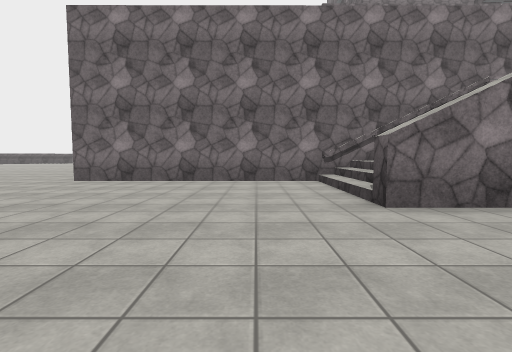
view 1 (above)

23 first-person views from a walk through a scene from a Unity 3-D project. The camera is 1.2 m above the floor, tilts 4° down and sees 85° across. The floor is counted in squares, 2 m on a side. Each view is taken from the middle of a square. On the plan, view 1 faces up. The plan holds only what a view shows up to about 9 squares ahead; the rest is blank. The place goes on beyond the plan. Surface patterns are stand-ins for the level's own textures.

view 2
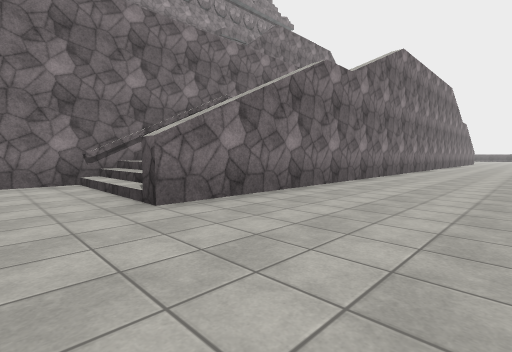

view 3
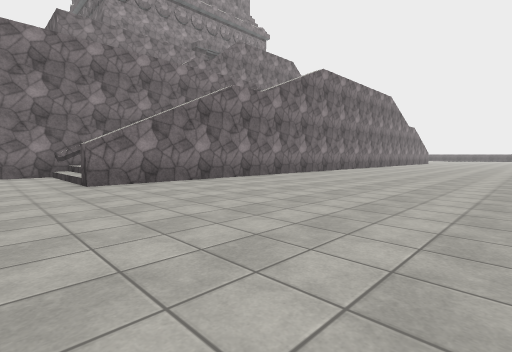

view 4
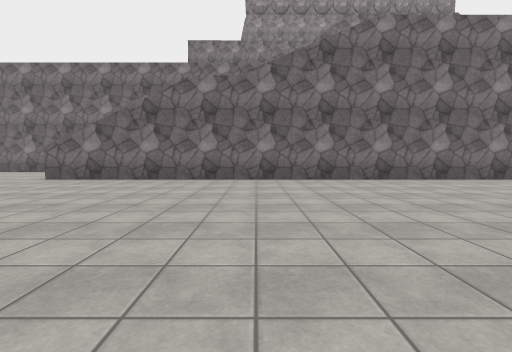

view 5
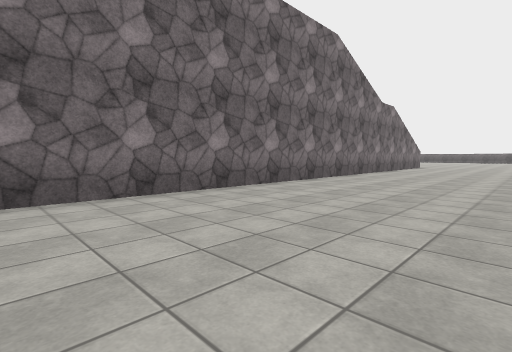

view 6
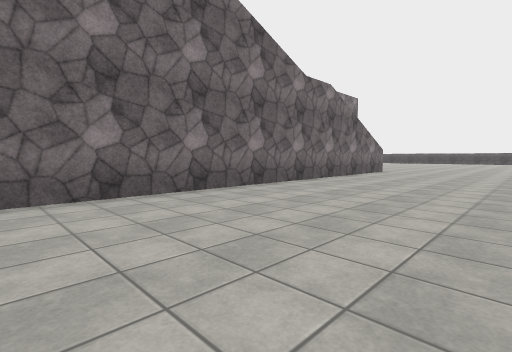

view 7
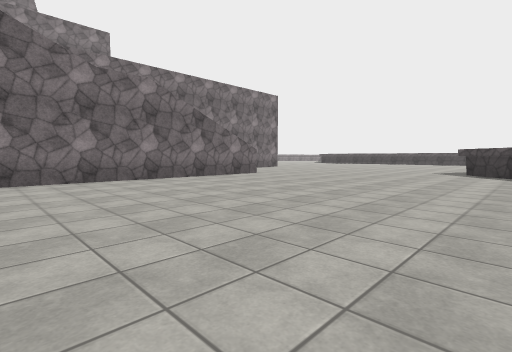

view 8
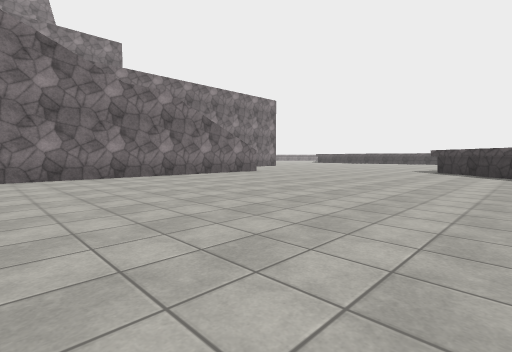

view 9
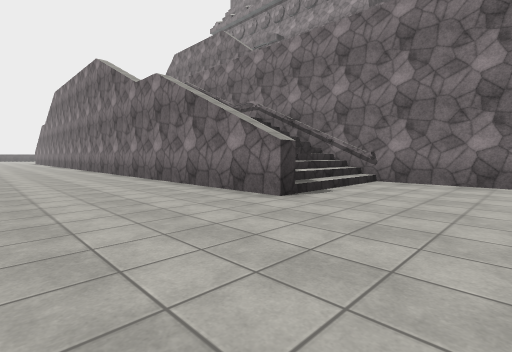

view 10
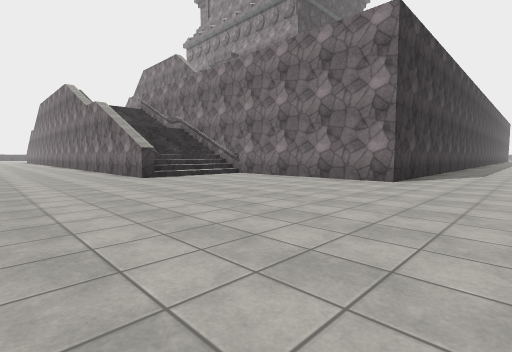

view 11
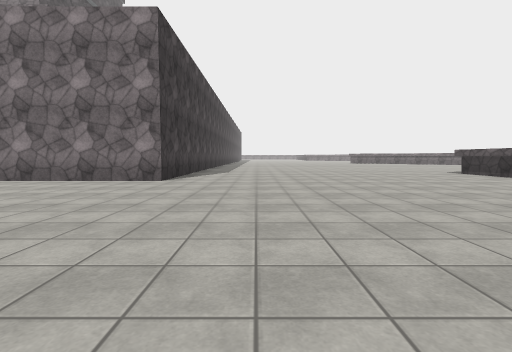

view 12
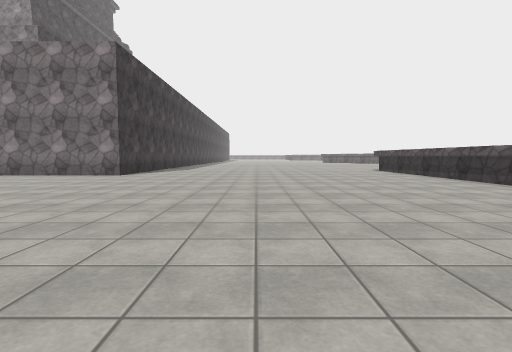

view 13
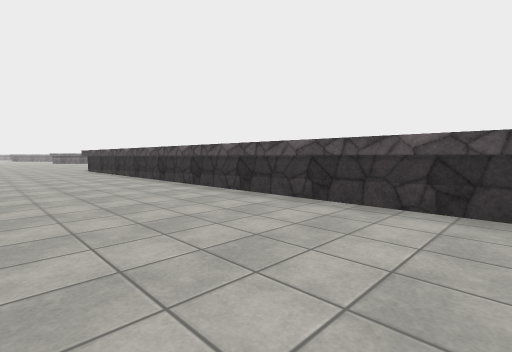

view 14
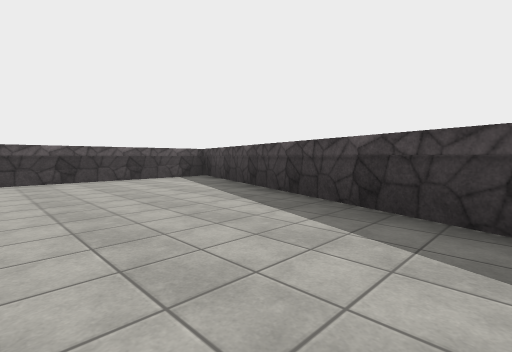

view 15
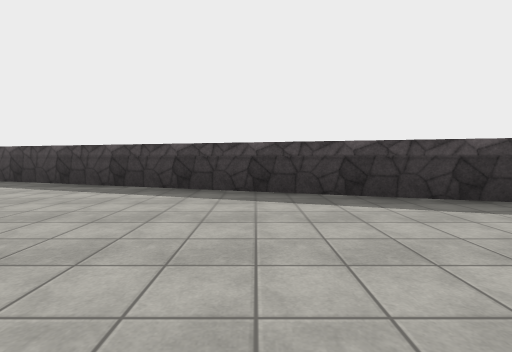

view 16
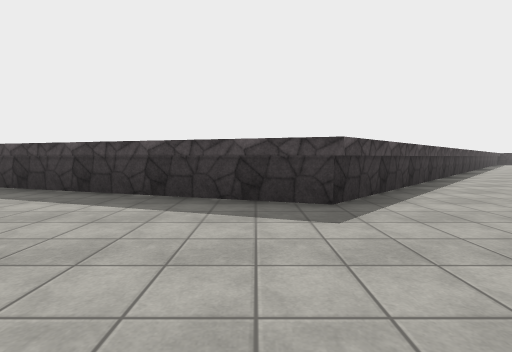

view 17
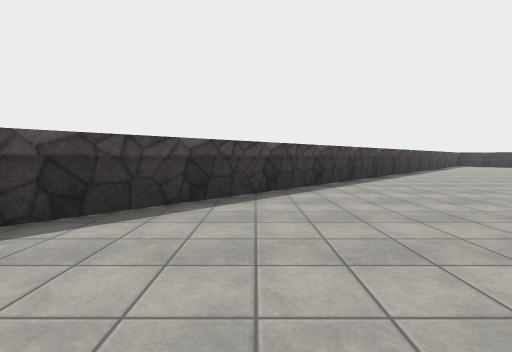

view 18
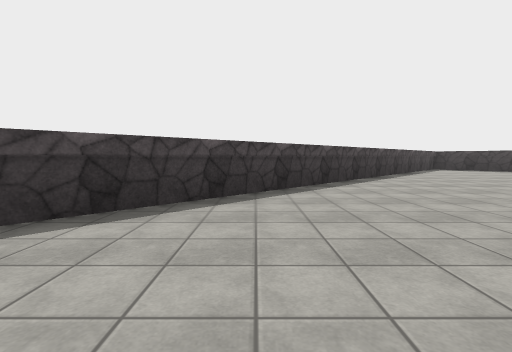

view 19
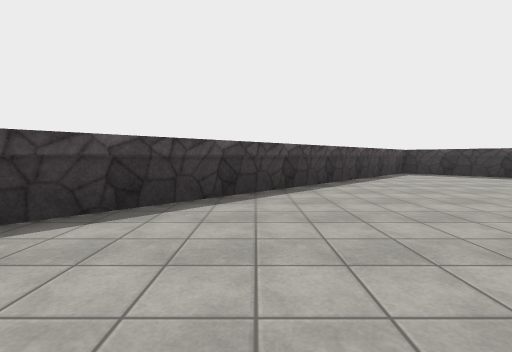

view 20
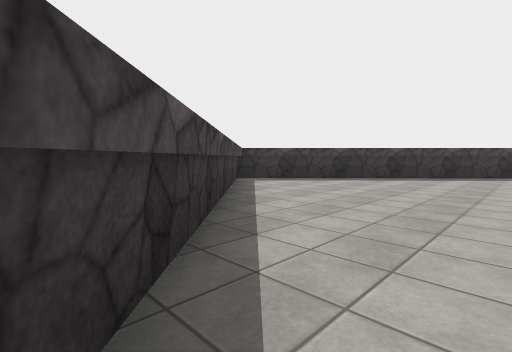

view 21
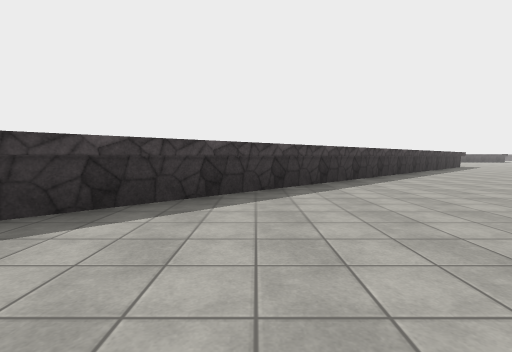

view 22
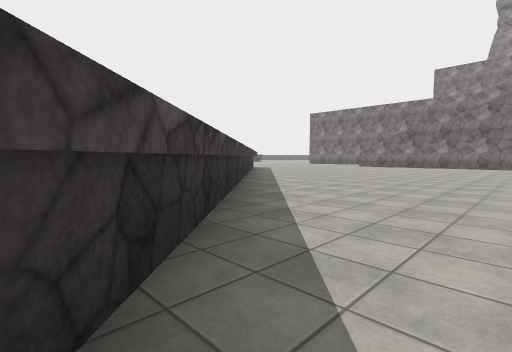

view 23
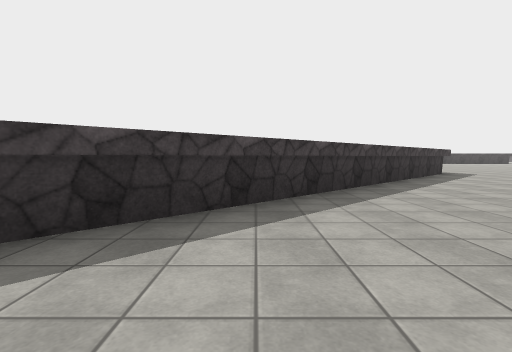

### Floor plan
Points are (right, up) in squares from view 1. A wall is a line through its corners. A room is listed if a view was taken in it or the views show most of it. See-through windows are left out.
Room 1 (views 1, 2, 3, 4, 5, 6, 7, 8, 9, 10, 11, 12, 13, 14, 15, 16, 17, 18, 19, 20, 21, 22, 23)
walls: (26.3, 3.9) (26.3, 3.2) (1.5, 3.2) (1.5, 4.5); (26.2, 6.6) (24.4, 6.6); (14.5, -18.2) (30.1, -2.3) (41.4, -6.1) (41.2, 7.1); (3, 6.8) (-4.5, 6.8); (2.7, 6.6) (1.5, 6.6); (31.7, 10.5) (31.7, 6.9) (23.2, 6.8); (-1.1, -3.1) (13.8, -18.9); (41.1, 7.7) (41.1, 9.1)
low walls: (24.4, 6.6) (24.4, 6.1); (2.3, 5.4) (2.3, 6.9); (2.7, 6.2) (2.7, 6.6)

Where each view was taken, in squares from view 1:
view 1: 0 up, 0 right, facing up
view 2: 0 up, 0 right, facing up-right
view 3: 3 down, 0 right, facing up-right
view 4: 4 down, 7 right, facing up
view 5: 1 down, 10 right, facing up-right
view 6: 1 down, 15 right, facing up-right
view 7: 4 down, 19 right, facing up-right
view 8: 5 down, 18 right, facing up-right
view 9: 0 up, 29 right, facing up-left
view 10: 0 up, 34 right, facing up-left
view 11: 0 up, 34 right, facing up
view 12: 2 down, 36 right, facing up
view 13: 3 down, 38 right, facing up-right
view 14: 1 down, 34 right, facing down-right
view 15: 1 up, 34 right, facing down
view 16: 1 up, 31 right, facing down
view 17: 2 down, 26 right, facing down
view 18: 6 down, 22 right, facing down
view 19: 9 down, 19 right, facing down
view 20: 13 down, 19 right, facing down-left
view 21: 14 down, 14 right, facing left
view 22: 13 down, 9 right, facing up-left
view 23: 9 down, 8 right, facing left
